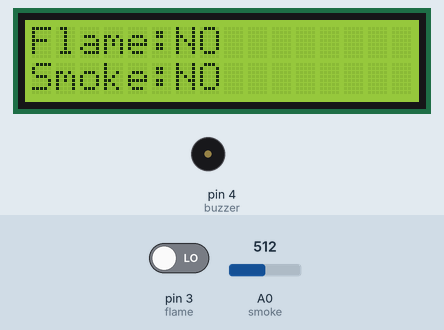
Recording of a sketch running on a simulated Arduino Uno, built with avr-gcc and run on an emulated ATmega328P. Shown: 16×2 character LCD, buzzer (waves = sounding). The test bench sets the inputs (shaded band); at power-on: A0 (smoke) = 512, pin 3 (flame) LOW. What the sketch prints to the serial monitor is not drawn.

Above: at 1.2 s.
1.3 s: A0 (smoke) set to 567
2.8 s: A0 (smoke) set to 594
At 3.6 s:
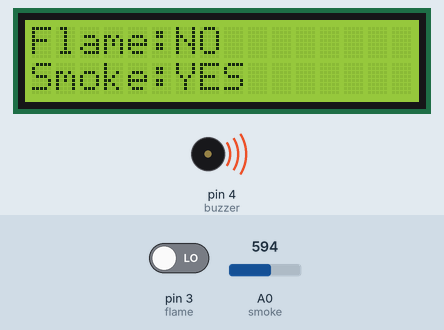
4.3 s: pin 3 (flame) driven HIGH
At 5.5 s:
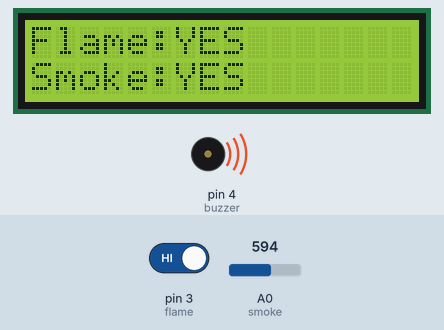
5.8 s: A0 (smoke) set to 570
At 6.4 s:
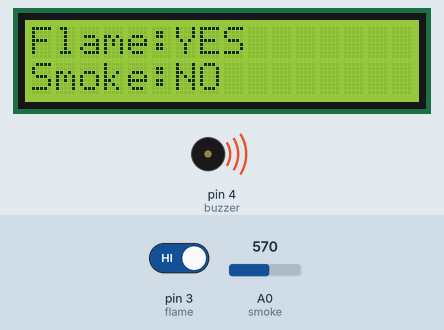
7.3 s: pin 3 (flame) driven LOW
At 7.8 s:
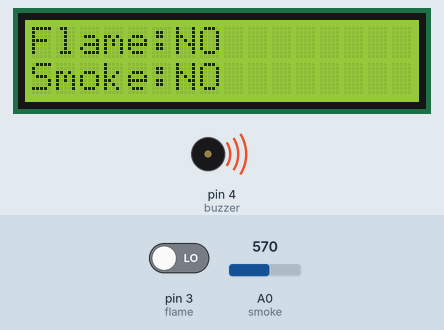
9.8 s: A0 (smoke) set to 590
At 10.2 s:
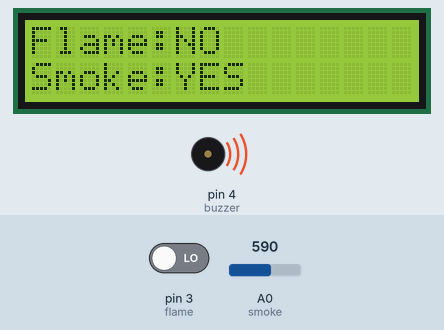
Timing chart, 0 to 12.3 s (numbered marks = the images above; inputs shaded):
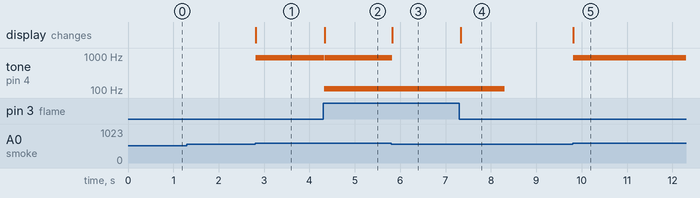

The sketch:

Flame_Smoke.ino
```cpp
#include <Wire.h>
#include <LiquidCrystal_I2C.h>
LiquidCrystal_I2C lcd(0x27, 16, 2);
# define flame 3
# define smoke A0
# define buzzer 4
int Val = 0;
int sensorValue =0;
void setup() {
lcd.init(); // or some librarys are lcd.init();
lcd.backlight();
pinMode(flame,INPUT);
pinMode(buzzer,OUTPUT);
Serial.begin(9600);
}
void loop()
{
Val =digitalRead(flame);
 lcd.setCursor(0,0);
 lcd.print("Flame:");
if (Val==1)
{
  lcd.setCursor(6,0);
  lcd.print("YES");
  tone(buzzer,110,1000);
}
else
{
   lcd.setCursor(6,0);
  lcd.print("NO ");
  digitalWrite(buzzer, LOW);
}
sensorValue = analogRead(smoke);
Serial.println(sensorValue);
 lcd.setCursor(0,1);
 lcd.print("Smoke:");
if(sensorValue > 580)
{
  lcd.setCursor(6,1);
  lcd.print("YES");
 tone(buzzer,880,1000);
}
else
{
   lcd.setCursor(6,1);
  lcd.print("NO ");
  digitalWrite(buzzer, LOW);
}
}
```

Measured:
- the behaviour switches between 580 and 581 on A0 (smoke) (found by bisection; images 0 and 1)
- after the input at 1.3 s, every drawn part: stays the same
- after the input at 2.8 s, tone on pin 4 (buzzer): silent → 880 Hz at once; the display: changes at once (image 1)
- after the input at 4.3 s, tone on pin 4 (buzzer): alternates 880 Hz for 0.01 s and 110 Hz for 0.01 s, starting at once; the display: changes at once (image 2)
- after the input at 5.8 s, tone on pin 4 (buzzer): goes on until 5.8 s, then stays 110 Hz; the display: changes at once (image 3)
- after the input at 7.3 s, tone on pin 4 (buzzer): 110 Hz → silent after 1.0 s; the display: changes at once (image 4)
- after the input at 9.8 s, tone on pin 4 (buzzer): silent → 880 Hz at once; the display: changes at once (image 5)
